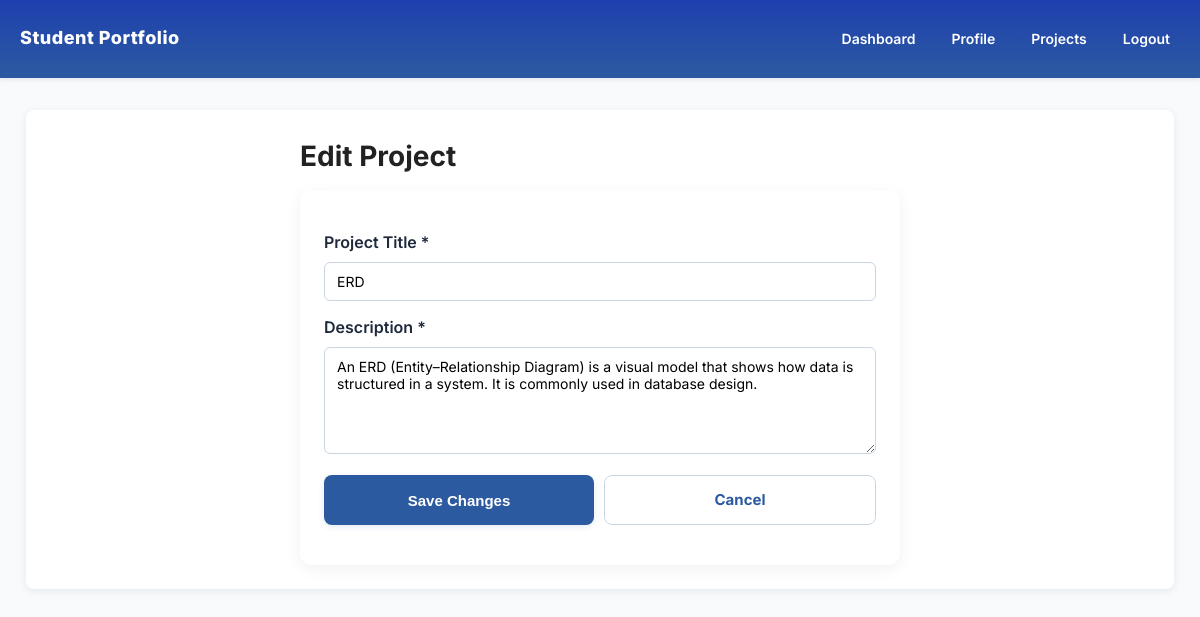
Page /projects/edit/1 (signed in) on the committed database.
### app.py (models this page shows)
class Project(db.Model):
    id = db.Column(db.Integer, primary_key=True)
    title = db.Column(db.String(150), nullable=False)
    description = db.Column(db.Text)
    image_file = db.Column(db.String(255))
    date_posted = db.Column(db.DateTime, default=datetime.utcnow)
    user_id = db.Column(db.Integer, db.ForeignKey('user.id'))

### app.py (the view)
@app.route('/projects/edit/<int:id>', methods=['GET', 'POST'])
@login_required
def edit_project(id):
    project = Project.query.get_or_404(id)
    if project.user_id != current_user.id and not current_user.is_admin:
        flash('Access denied.', 'danger')
        return redirect(url_for('projects'))
    if request.method == 'POST':
        project.title = request.form['title']
        project.description = request.form['description']
        db.session.commit()
        flash('Project updated.', 'success')
        return redirect(url_for('projects'))
    return render_template('edit_project.html', project=project)

### app.py (called while the page is built)
@login_manager.user_loader
def load_user(user_id):
    return User.query.get(int(user_id))

### templates/edit_project.html (shortened to what this page needs)
{% extends "layout.html" %}
{% block content %}
<div class="narrow-md">
  <h2 class="page-title">Edit Project</h2>
  <div class="card">
    <form method="POST">
      <div class="form-group">
        <label for="title">Project Title *</label>
        <input type="text" name="title" id="title" value="{{ project.title }}" required />
      </div>
      <div class="form-group">
        <label for="description">Description *</label>
        <textarea name="description" id="description" rows="5" required>{{ project.description }}</textarea>
      </div>
      <div style="display:flex; gap:10px; margin-top:12px;">
        <button type="submit" class="btn btn-primary" style="flex:1;">Save Changes</button>
        <a href="{{ url_for('projects') }}" class="btn btn-secondary" style="flex:1; text-align:center;">Cancel</a>
      </div>
    </form>
  </div>
</div>
{% endblock %}

### static/site.css (style rules this page uses)
:root { --font-sans: "Inter", "Segoe UI", Roboto, "Helvetica Neue", Arial, sans-serif; --base-font-size: 16px; --base-line-height: 1.6; --space-1: 4px; --space-2: 8px; --space-3: 12px; --space-4: 16px; --space-5: 24px; --radius: 8px; --primary-color: #2c5aa0; --accent-color: #0ea5e9; --accent-dark: #0284c7; --muted: #64748b; --background: #f8fafc; --white: #ffffff; --card-shadow: 0 2px 8px rgba(15,23,42,0.08); --gradient-navbar: linear-gradient(180deg, #1e40af 0%, #2c5aa0 100%); }
body { font-family: var(--font-sans); font-size: var(--base-font-size); line-height: var(--base-line-height); color: #222; background-color: var(--background); margin: 0; padding: 0; -webkit-font-smoothing: antialiased; -moz-osx-font-smoothing: grayscale; }
a { text-decoration: none; color: inherit }
h1, h2, h3, h4, h5, h6 { color: #222; margin-top: 0; font-weight: 700 }
h2 { font-size: 26px; margin-bottom: 10px }
.btn { padding: 12px 18px; border-radius: 8px; font-weight: 700; cursor: pointer; transition: transform 0.12s ease, box-shadow 0.12s ease; border: none; font-size: 15px; display: inline-block; }
.btn-primary { background-color: var(--primary-color); color: var(--white); box-shadow: 0 2px 6px rgba(44,90,160,0.12) }
.btn-secondary { background-color: transparent; color: var(--primary-color); border: 1px solid #cbd5e1 }
.narrow-md { max-width: 600px; margin: 0 auto }
form { margin:16px 0; max-width:600px }
.form-group { margin-bottom:14px }
label { display:block; margin-bottom:6px; font-weight:600; color:#1e293b }
input[type="text"], input[type="email"], input[type="password"], input[type="url"], textarea, select { width:100%; padding:10px 12px; border:1px solid #cbd5e1; border-radius:6px; font-family:inherit; font-size:14px; transition: border-color .12s ease, box-shadow .12s ease; box-sizing:border-box; background:var(--white) }
textarea { resize:vertical; min-height:100px }
.page-title { font-size: 28px; margin-bottom: 12px; color: var(--dark-text); }
.card { background: var(--white); padding: 24px; border-radius: 12px; box-shadow: 0 4px 16px rgba(0,0,0,0.06); }

### rows in the picture
Project: title "ERD", description "An ERD (Entity–Relationship Diagram) is a visual model that shows how data is structured in a system. It is commonly used in database design."
